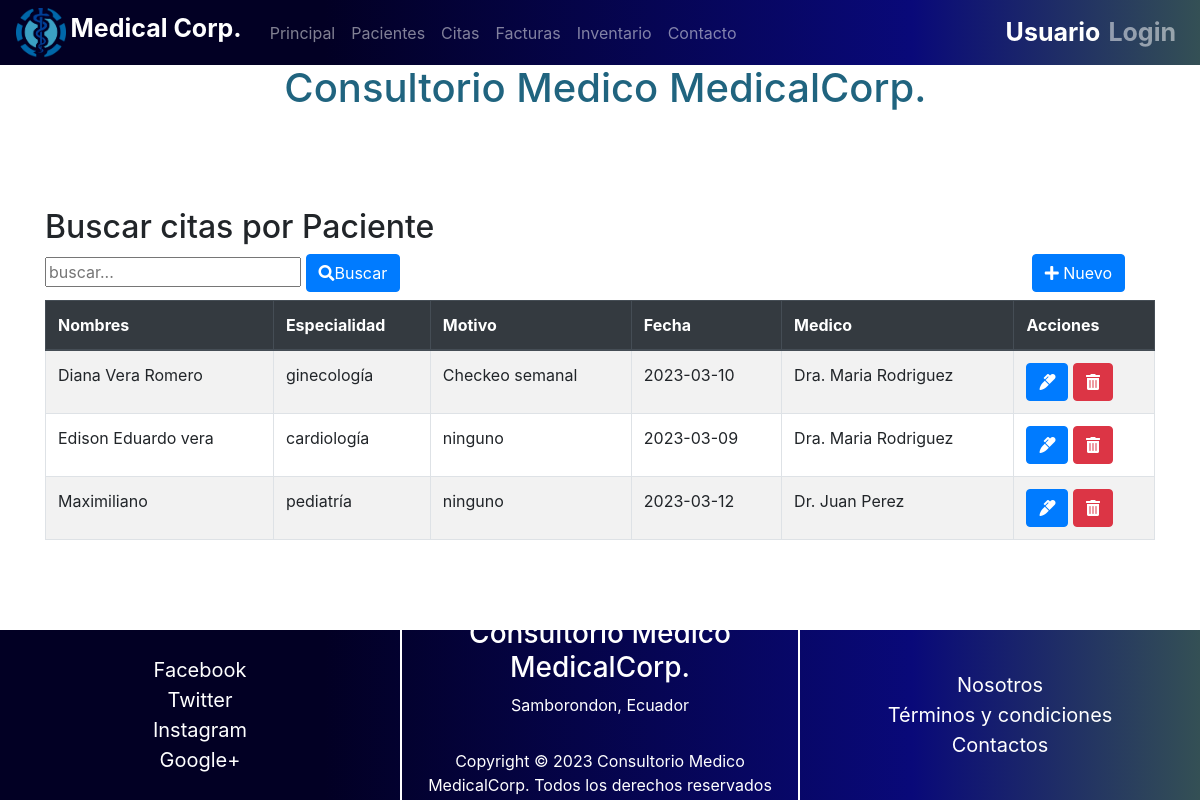
The page /Proyecto_DAW/index.php?c=Citas&f=index on the database its author committed.
### tables this page shows
CREATE TABLE `citas` (
  `idcitas` int NOT NULL AUTO_INCREMENT,
  `fecha` date NOT NULL,
  `paciente` varchar(80) NOT NULL,
  `especialidad` varchar(80) NOT NULL,
  `motivo` varchar(80) NOT NULL,
  `medico` varchar(80) NOT NULL,
  PRIMARY KEY (`idcitas`)
);

### Proyecto_DAW/controller/CitasController.php (called while the page is built, shortened)
<?php
require_once 'model/dao/CitasDAO.php';
class CitasController
{
    private $model;
    public function __construct()
    {
        $this->model = new CitasDAO();
    }
    public function index()
    {
        $resultados = $this->model->selectAll();
        $titulo = "Buscar citas por Paciente";
        require_once VCITAS . 'list.php';
    }
}

### Proyecto_DAW/controller/FrontController.php (called while the page is built, shortened)
<?php
class FrontController {
    public function ruteo() {
        $funcion = (!empty($_REQUEST['f']))?htmlentities($_REQUEST['f']):FUNCION_PRINCIPAL;
        $cont = new  $controlador();
        $cont->$funcion();
    }
}

### Proyecto_DAW/index.php (called while the page is built)
<?php
    require_once 'controller/FrontController.php';
    $front = new FrontController();
    $front->ruteo();

### Proyecto_DAW/config/Conexion.php (called while the page is built)
<?php
class Conexion {
    public static function getConexion() {
         $dsn = 'mysql:host=localhost;port=3306;dbname=' . DBNAME;
        $conexion = null;
        try {
            $conexion = new PDO($dsn, DBUSER, DBPASSWORD);
             $conexion->setAttribute(PDO::ATTR_ERRMODE, PDO::ERRMODE_EXCEPTION);
        } catch (Exception $e) {
            echo $e;
            die("error " . $e->getMessage());
        }
        return $conexion;
    }
}

### Proyecto_DAW/model/dao/CitasDAO.php (called while the page is built, shortened)
<?php
require_once 'config/Conexion.php';
class CitasDAO
{
    private $con;
    public function __construct()
    {
        $this->con = Conexion::getConexion();
    }
    public function selectAll()
    {
        $sql = "SELECT * FROM citas";
        $stmt = $this->con->prepare($sql);
        $stmt->execute();
        $resultados = $stmt->fetchAll(PDO::FETCH_ASSOC);
        return $resultados;
    }
}

### Proyecto_DAW/view/citas/citas.list.php (the view, shortened to what this page needs)
<div class="container">
    <h2>
        <?php echo $titulo ?>
    </h2>
    <div class="row">
        <div class="col-sm-6">
            <form action="index.php?c=citas&f=search" method="POST">
                <input type="text" name="b" id="busqueda" placeholder="buscar..." />
                <button type="submit" class="btn btn-primary"><i class="fas fa-search"></i>Buscar</button>
            </form>
        </div>
        <div class="col-sm-6 d-flex flex-column align-items-end">
            <a href="index.php?c=citas&f=view_new">
                <button type="button" class="btn btn-primary">
                    <i class="fas fa-plus"></i>
                    Nuevo</button>
            </a>
        </div>
    </div>
    <div class="table-responsive mt-2">
        <table class="table table-striped table-bordered">
            <thead class="thead-dark">
                <th>Nombres</th>
                <th>Especialidad </th>
                <th>Motivo </th>
                <th>Fecha</th>
                <th>Medico </th>
                <th>Acciones </th>
            </thead>
            <?php
            if (is_array($resultados) || is_object($resultados)) {
                foreach ($resultados as $fila) {
                    ?>
                    <tr>
                        <td>
                            <?php echo $fila['paciente']; ?>
                        </td>
                        <td>
                            <?php echo $fila['especialidad']; ?>
                        </td>
                        <td>
                            <?php echo $fila['motivo']; ?>
                        </td>
                        <td>
                            <?php echo $fila['fecha']; ?>
                        </td>
                        <td>
                            <?php echo $fila['medico']; ?>
                        </td>
                        <td>
                            <a class="btn btn-primary" href="index.php?c=citas&f=view_edit&id=<?php echo $fila['idcitas']; ?>">
                                <i class="fas fa-marker"></i>
                            </a>
                            <a class="btn btn-danger" onclick="if(!confirm('Esta seguro de eliminar la cita?'))return false;"
                                href="index.php?c=citas&f=delete&id=<?php echo $fila['idcitas']; ?>">
                                <i class="fas fa-trash-alt"></i>
                            </a>
                        </td>
                    </tr>
                <?php
                }
            } else {
                echo "<tr><td colspan='6'>No se encontraron resultados</td></tr>";
            }
            ?>
        </table>
    </div>
</div>

### Proyecto_DAW/view/templates/footer.php (style rules this page uses)
.row { display: flex; width: 100%; }

### rows shown on the page
citas: paciente "Diana Vera Romero", especialidad "ginecología", motivo "Checkeo semanal", fecha "2023-03-10", medico "Dra. Maria Rodriguez"
citas: paciente "Edison Eduardo vera", especialidad "cardiología", motivo "ninguno", fecha "2023-03-09", medico "Dra. Maria Rodriguez"
citas: paciente "Maximiliano", especialidad "pediatría", motivo "ninguno", fecha "2023-03-12", medico "Dr. Juan Perez"

### other values the page prints
$titulo "Buscar citas por Paciente"
